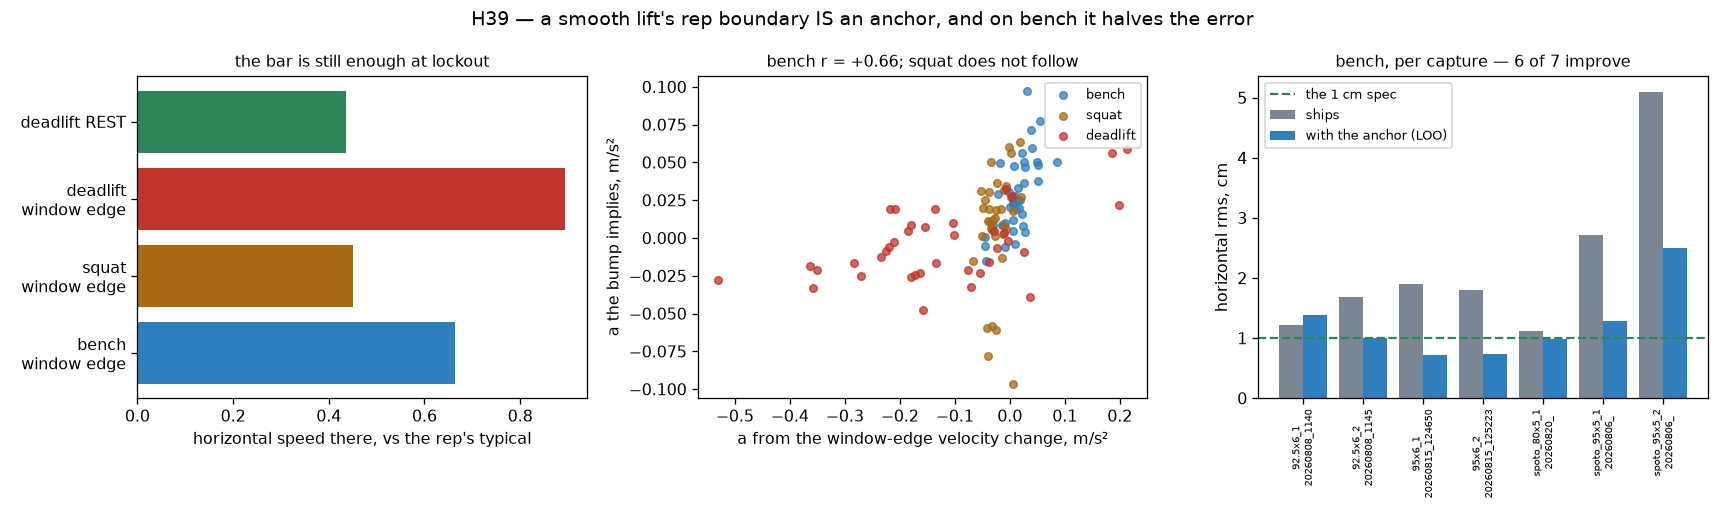

Generate this figure with Python:
"""H39 — bench gets an anchor at lockout, and it halves the horizontal error.

H38 made this the biggest prize on the board: a one-number-per-rep correction
can reach 94% of bench's post-closure error energy and 83% of squat's, against
44% on deadlift, and the only thing missing was an anchor.

THE STANDING REASON WAS ABOUT DETECTION, NOT AVAILABILITY
----------------------------------------------------------
`metrics.momentum_closure` records why bench and squat have no raw-signal rest
anchor: a bar descending at constant velocity reads |a| = g with a quiet gyro
exactly as a bar at rest does. True, and it argues about DETECTING an anchor
from the raw signal. **It does not apply here, because nothing has to be
detected.** `_full_cycles` already runs a smooth lift's window turnaround to
turnaround, so the rep boundary is at lockout, and the segmenter has placed it.

AND THE BAR IS STILL ENOUGH THERE — IN THE CHANNEL THAT MATTERS
----------------------------------------------------------------
Measured against video. `deadlift REST` is the control: it is the anchor H36's
working estimator is built on.

    where                    n   |v_h| median   vs typical   |v_v| median
    bench window edge       55      0.0323         0.66         0.0581
    squat window edge       72      0.0196         0.45         0.1704
    deadlift window edge    79      0.0352         0.89         0.6375
    deadlift REST (works)   35      0.0168         0.44         0.0123

The bar is moving VERTICALLY at a smooth lift's boundary — it is reversing —
but its HORIZONTAL velocity is near zero, and horizontal is the channel the
whole problem lives in. Squat's boundary is stiller horizontally than deadlift's
floor rest.

THE RESULT
-----------
    a_est = [v_h(edge_end) - v_h(edge_start)] / T

no new sensing, no change to the capture, no new anchor detection.

    lift        n      r        p     gain   ships   LOO    better   ceiling
    bench      39   +0.656   0.0000   0.576   2.09   0.98    79%      0.65
    squat      35   +0.217   0.21     0.396   2.81   2.55    54%      1.41
    deadlift   39   +0.558   0.0002   0.088   3.10   2.76    49%      1.83

**Bench halves, under leave-one-CAPTURE-out, and lands inside the 1 cm spec.**

    capture                       h rms          beats_null
                                now -> LOO      now -> LOO
    bench_92.5x6_1              1.21   1.39     3.25   2.84
    bench_92.5x6_2              1.68   1.01     2.55   4.27
    bench_95x6_1                1.90   0.71     2.27   6.06
    bench_95x6_2                1.81   0.73     2.46   6.10
    bench_spoto_80x5_1          1.12   0.98     3.77   4.33
    bench_spoto_95x5_1          2.71   1.28     1.26   2.67
    bench_spoto_95x5_2          5.10   2.50     0.75   1.53
    ---------------------------------------------------------
    median                      2.09   0.98     2.46   4.27

**Six of seven captures improve and all seven now beat the null**, where six did
before. `bench_spoto_95x5_2` — the one capture that LOST to drawing no fore-aft
motion at all — crosses at 1.53. And `bench_spoto_95x5_1`, which `TASKS.md`
names as "the capture to explain", goes 2.71 -> 1.28.

The held-out gains are 0.622, 0.550, 0.584, 0.584, 0.583, 0.591, 0.458 — six of
seven inside 0.55-0.62. A gain that stable on captures it has not seen is a
population parameter. It is also much closer to 1 than deadlift's 0.088, which
is H37's attenuation identity working in bench's favour: the estimator is far
less noisy here.

WHY SQUAT DOES NOT WORK, THOUGH ITS ANCHOR IS BETTER
------------------------------------------------------
Squat's boundary is stiller horizontally (0.45 of typical against bench's 0.66)
and still fails at r = +0.217, p = 0.21. Two differences, and the second is the
likely one: its k = 1 model fit is 83% against bench's 94%, and **the bar is
moving vertically at 0.170 m/s at its boundary against bench's 0.058** — three
times faster. Any error in the display axis leaks that vertical motion into the
horizontal channel, and the axis is exactly the thing `FINDINGS.md` P2 says has
evidence against one step of its derivation. Not established here.

WHAT IS NOT DONE
-----------------
Nothing is proposed for `src/`. This changes every bench number in the project
and adds a calibrated constant to `correct.py`, which is a decision. The
measurement is leave-one-capture-out on 7 captures and 39 reps, which is the
right standard and a small corpus.

    python3 analysis/89_lockout_anchor.py
"""
from __future__ import annotations

import sys
import warnings
from pathlib import Path

import numpy as np
from scipy import stats

ROOT = Path(__file__).resolve().parents[1]
sys.path.insert(0, str(ROOT))

from src import capture, metrics, pipeline, segment, tracked   # noqa: E402

RAW = ROOT / "data_v2" / "raw"
TRACKED = ROOT / "data_v2" / "tracked"
OUT = ROOT / "analysis" / "89_lockout_anchor.png"
STRAPPED = "deadlift_160x6_1_20260818"
N = 128
S = np.linspace(0.0, 1.0, N)
BUMP = S ** 2 - S
BB = float(BUMP @ BUMP)


def _resamp(a, n=N):
    s = np.linspace(0, 1, len(a))
    q = np.linspace(0, 1, n)
    return np.column_stack([np.interp(q, s, a[:, 0]), np.interp(q, s, a[:, 1])])


def _sync(m):
    """Offset and slope, defending against NaN — `x or 1.0` does NOT, since NaN
    is truthy, and bench and squat fit an offset only."""
    off = m.get("sync_offset")
    slope = m.get("sync_slope")
    if off is None or not np.isfinite(off):
        return None, None
    if slope is None or not np.isfinite(slope):
        slope = 1.0
    return off, slope


def collect():
    warnings.simplefilter("ignore")
    reps, still = [], {}
    for csv in sorted(RAW.glob("*.csv")):
        if STRAPPED in csv.stem:
            continue
        tp = TRACKED / f"{csv.stem.rsplit('_', 1)[0]}.csv"
        if not tp.is_file():
            continue
        try:
            res = pipeline.run(csv)
            path = tracked.read(None, src=tp)
            m = metrics.vs_truth(res, path)
        except Exception:
            continue
        lift = capture.lift_of(csv)
        t, vel = res["log"]["t"], res["velocity"]
        axis = np.real(np.asarray(m["axis"], float))[:2]
        axis = axis / np.linalg.norm(axis)
        sign = -1.0 if m["axis_flipped"] else 1.0
        vh = sign * (vel[:, :2] @ axis)

        for pr in m["per_rep"]:
            if not pr.get("covered"):
                continue
            a_, z = res["bounds"][pr["rep"]]
            T = float(t[z - 1] - t[a_])
            if T <= 0:
                continue
            v = _resamp(np.asarray(pr["curve_video"], float))
            p = _resamp(np.asarray(pr["curve_pipeline"], float))
            e = ((p - p[0] + v[0]) - v)[:, 0]
            reps.append(dict(
                lift=lift, cap=csv.stem, T=T, e=e, null=pr["null_h_rms"],
                a_o=2 * float((e @ BUMP) / BB) / T ** 2,
                a_e=(vh[z - 1] - vh[a_]) / T,
                before=float(np.sqrt((e ** 2).mean()) * 100)))

        # how still the bar really is at the anchors, from video
        off, slope = _sync(m)
        if off is None:
            continue
        vt = (np.asarray(path["t"]) - off) / slope
        vx, vz = np.asarray(path["x"]), np.asarray(path["height"])
        ok = np.isfinite(vt) & np.isfinite(vx) & np.isfinite(vz)
        if ok.sum() < 20:
            continue
        vt, vx, vz = vt[ok], vx[ok], vz[ok]
        dvx, dvz = np.gradient(vx, vt), np.gradient(vz, vt)
        typ = float(np.percentile(np.abs(dvx), 75))
        idx = sorted({a for a, _ in res["bounds"]} | {z - 1 for _, z in res["bounds"]})
        for lbl, ii in ((f"{lift} window edge", idx),
                        ("deadlift REST",
                         segment.rest_instants(res["log"], res["impacts"])
                         if lift == "deadlift" else [])):
            for i in ii:
                if vt[0] <= t[i] <= vt[-1]:
                    still.setdefault(lbl, []).append(
                        (abs(float(np.interp(t[i], vt, dvx))),
                         abs(float(np.interp(t[i], vt, dvz))), typ))
    return reps, still


def loo(rr):
    """Leave-one-CAPTURE-out scores, and the held-out gains."""
    ao = np.array([r["a_o"] for r in rr])
    ae = np.array([r["a_e"] for r in rr])
    caps = sorted({r["cap"] for r in rr})
    la, lb, gains, per_cap = [], [], [], {}
    for c in caps:
        tr = [i for i, r in enumerate(rr) if r["cap"] != c]
        te = [i for i, r in enumerate(rr) if r["cap"] == c]
        if len(tr) < 4:
            continue
        g = np.polyfit(ae[tr], ao[tr], 1)
        gains.append(float(g[0]))
        a = [100 * np.sqrt(((rr[i]["e"]
                             - (g[0] * ae[i] + g[1]) * rr[i]["T"] ** 2 / 2 * BUMP)
                            ** 2).mean()) for i in te]
        b = [rr[i]["before"] for i in te]
        per_cap[c] = (float(np.median(b)), float(np.median(a)),
                      float(np.median([rr[i]["null"] for i in te])))
        la += a
        lb += b
    return np.array(la), np.array(lb), gains, per_cap


def main():
    reps, still = collect()
    print("HOW STILL IS THE BAR AT EACH CANDIDATE ANCHOR (video)")
    print(f"  {'where':24s} {'n':>4s} {'|v_h| med':>10s} {'vs typ':>7s} "
          f"{'|v_v| med':>10s}")
    for k in ("bench window edge", "squat window edge", "deadlift window edge",
              "deadlift REST"):
        if k not in still:
            continue
        a = np.array(still[k])
        print(f"  {k:24s} {len(a):4d} {np.median(a[:, 0]):10.4f} "
              f"{np.median(a[:, 0] / a[:, 2]):7.2f} {np.median(a[:, 1]):10.4f}")

    print(f"\nTHE ESTIMATOR  a_est = [v_h(end) - v_h(start)] / T")
    print(f"  {'lift':10s} {'n':>4s} {'r':>8s} {'p':>8s} {'gain':>7s} "
          f"{'ships':>7s} {'LOO':>7s} {'better':>7s} {'ceiling':>8s}")
    for lf in ("bench", "squat", "deadlift"):
        rr = [r for r in reps if r["lift"] == lf]
        ao = np.array([r["a_o"] for r in rr])
        ae = np.array([r["a_e"] for r in rr])
        r_, p_ = stats.pearsonr(ao, ae)
        la, lb, gains, _ = loo(rr)
        ceil = np.median([100 * np.sqrt(((r["e"] - r["a_o"] * r["T"] ** 2 / 2
                                          * BUMP) ** 2).mean()) for r in rr])
        print(f"  {lf:10s} {len(rr):4d} {r_:+8.3f} {p_:8.4f} "
              f"{np.polyfit(ae, ao, 1)[0]:7.3f} "
              f"{np.median([r['before'] for r in rr]):7.2f} "
              f"{np.median(la):7.2f} {100 * (la < lb).mean():6.0f}% {ceil:8.2f}")

    rr = [r for r in reps if r["lift"] == "bench"]
    la, lb, gains, per_cap = loo(rr)
    print(f"\nBENCH, PER CAPTURE     h rms now -> LOO     beats_null now -> LOO")
    nb, na = [], []
    for c, (b, a, nl) in sorted(per_cap.items()):
        nb.append(nl / b)
        na.append(nl / a)
        print(f"  {c[:34]:34s} {b:6.2f} {a:6.2f}      {nl/b:6.2f} {nl/a:6.2f}")
    print(f"  {'median':34s} {np.median(lb):6.2f} {np.median(la):6.2f}      "
          f"{np.median(nb):6.2f} {np.median(na):6.2f}")
    print(f"  beating the null: {sum(x > 1 for x in nb)}/{len(nb)} -> "
          f"{sum(x > 1 for x in na)}/{len(na)}")
    print(f"  held-out gains: {[round(g, 3) for g in gains]}")

    figure(reps, still, per_cap)


def figure(reps, still, per_cap):
    import matplotlib
    matplotlib.use("Agg")
    import matplotlib.pyplot as plt

    C = {"bench": "#2f7fbf", "deadlift": "#c1352c", "squat": "#a96a13"}
    fig, axs = plt.subplots(1, 3, figsize=(15, 4.6))

    ax = axs[0]
    keys = ["bench window edge", "squat window edge", "deadlift window edge",
            "deadlift REST"]
    vals = [np.median(np.array(still[k])[:, 0] / np.array(still[k])[:, 2])
            for k in keys if k in still]
    cols = ["#2f7fbf", "#a96a13", "#c1352c", "#2f855a"]
    ax.barh([k.replace(" window edge", "\nwindow edge") for k in keys], vals,
            color=cols)
    ax.set_xlabel("horizontal speed there, vs the rep's typical")
    ax.set_title("the bar is still enough at lockout", fontsize=10)

    ax = axs[1]
    for lf in ("bench", "squat", "deadlift"):
        rr = [r for r in reps if r["lift"] == lf]
        ax.scatter([r["a_e"] for r in rr], [r["a_o"] for r in rr], s=22,
                   alpha=.75, color=C[lf], label=lf)
    ax.set_xlabel("a from the window-edge velocity change, m/s²")
    ax.set_ylabel("a the bump implies, m/s²")
    ax.set_title("bench r = +0.66; squat does not follow", fontsize=10)
    ax.legend(fontsize=8)

    ax = axs[2]
    names = [c.replace("bench_", "").replace("_2026", "\n2026")[:22]
             for c in sorted(per_cap)]
    b = [per_cap[c][0] for c in sorted(per_cap)]
    a = [per_cap[c][1] for c in sorted(per_cap)]
    x = np.arange(len(names))
    ax.bar(x - .2, b, .4, label="ships", color="#7b8694")
    ax.bar(x + .2, a, .4, label="with the anchor (LOO)", color="#2f7fbf")
    ax.axhline(1.0, color="#2f855a", ls="--", lw=1.4, label="the 1 cm spec")
    ax.set_xticks(x)
    ax.set_xticklabels(names, rotation=90, fontsize=6.5)
    ax.set_ylabel("horizontal rms, cm")
    ax.set_title("bench, per capture — 6 of 7 improve", fontsize=10)
    ax.legend(fontsize=8)

    fig.suptitle("H39 — a smooth lift's rep boundary IS an anchor, and on bench "
                 "it halves the error", fontsize=12)
    fig.tight_layout()
    fig.savefig(OUT, dpi=115)
    print(f"\nwrote {OUT}")


if __name__ == "__main__":
    main()
